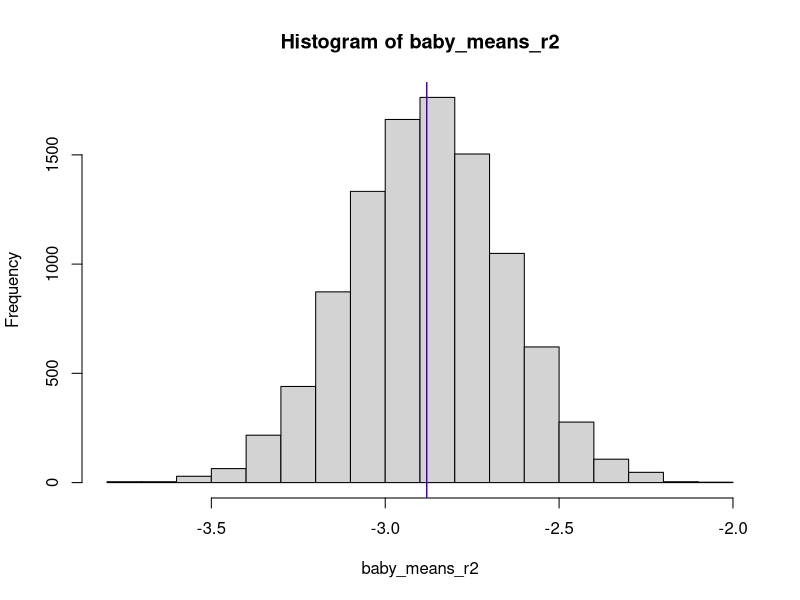
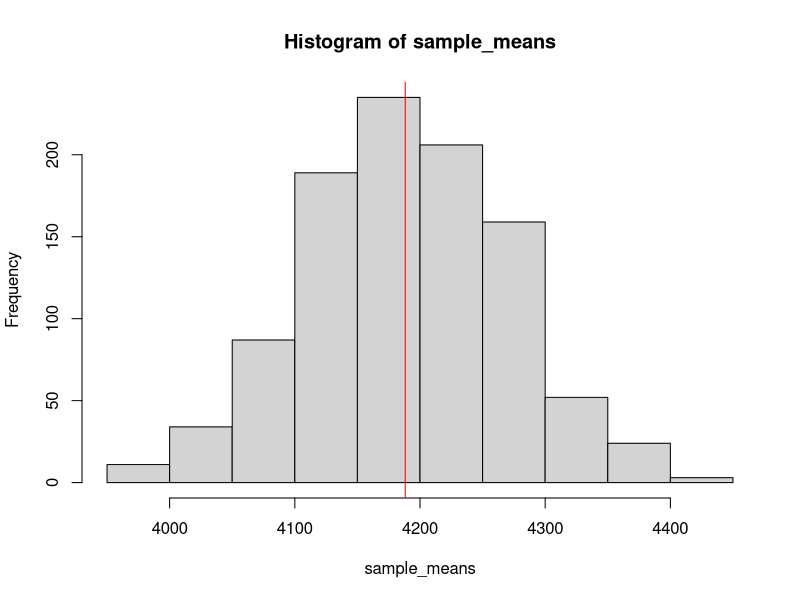
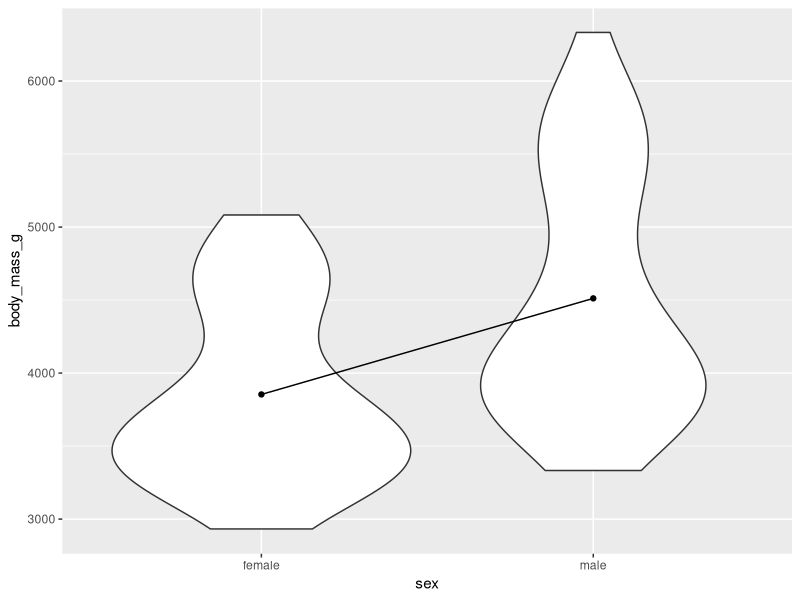
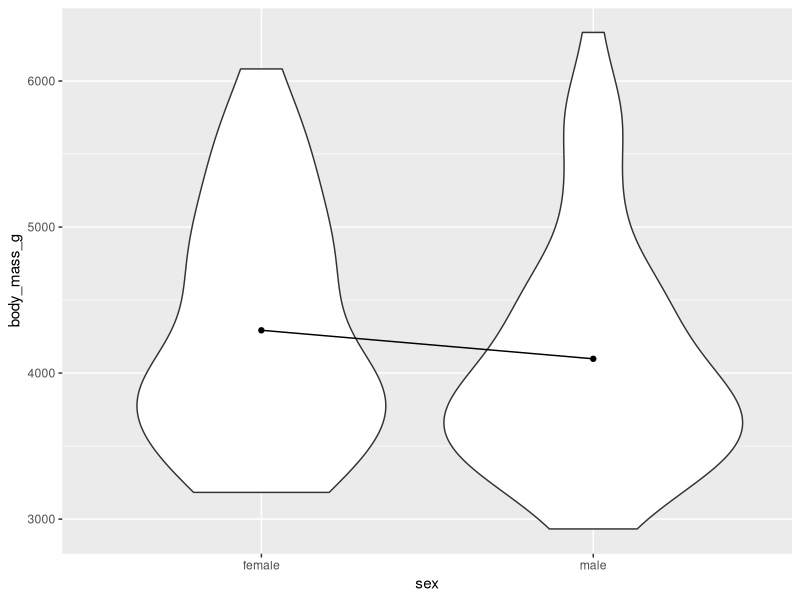
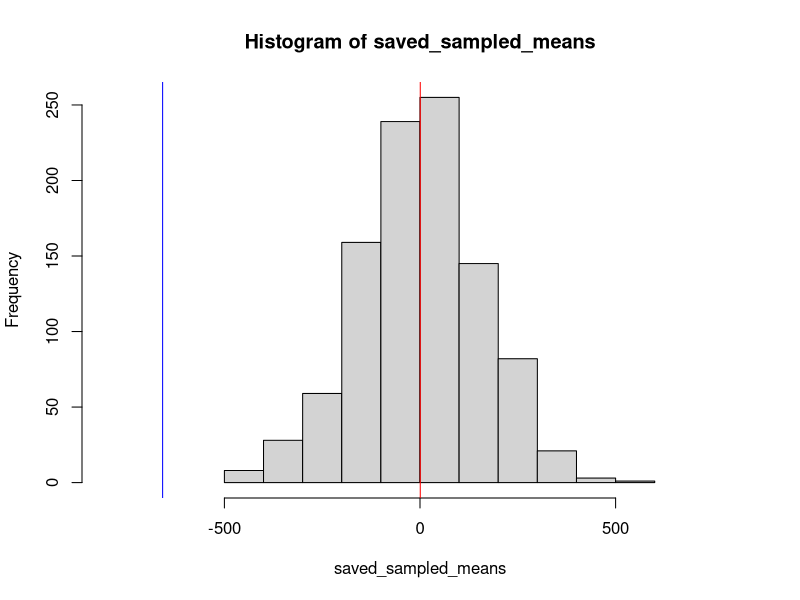
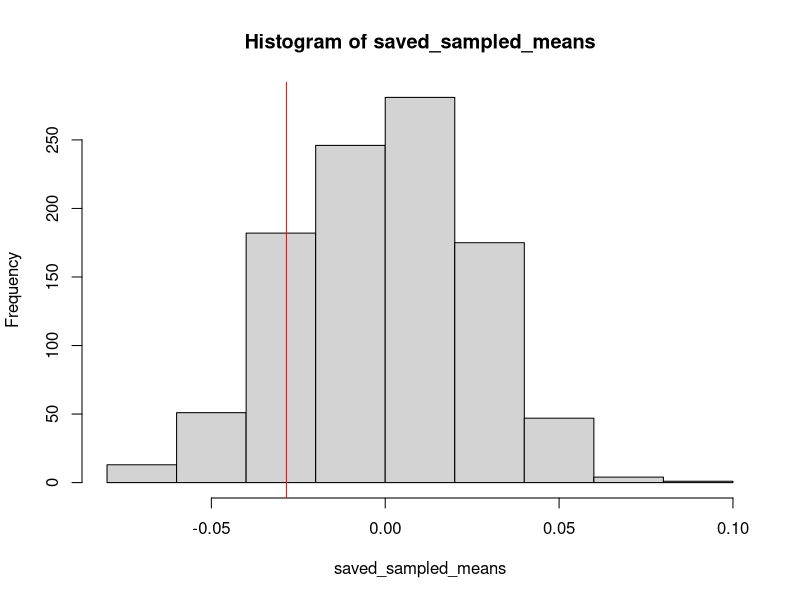

These figures' R source, in order:
# Random sampling Part 2
# Elena & Willa
# 11/1/22

#### Load libraries  ####
library(tidyverse)


################### Warm up #########################

# 0) Load the baby data and remind Willa to start recording class!!!! 

baby <- read.csv("../data/brainwavebabydata.csv")

# 1) Randomly sample 20 babies from the baby brain wave data

sample <- baby %>% 
  slice_sample( n = 20)

# 2) Calculate the mean  of the r2 region for your sample and save it as a new variable.

mean_sample <- mean(sample$r2)


# 3) Repeat steps 1-2 10000 times, keeping all of the means that you calculate.


baby_means_r2 <- c()

for (i in 1:10000){
  
  sample_baby <- baby %>% 
    slice_sample(n = 20)
  
  # save mean
  baby_means_r2[i] <- mean(sample_baby$r2)
  
}

# 4) Use the function hist() to plot a histogram of the means.  What do you notice about the histogram?

hist(baby_means_r2)


# 5) Find the mean of the r2 region sample means. What is the
# mean telling you? (i.e., what does it represent?). And how does the mean
# compare to the population r2 mean?

mean(baby_means_r2)
abline(v = mean(baby_means_r2), col = "red")
abline(v = mean(baby$r2), col = "blue")

# 6) BONUS: Find the standard deviation of the r2 region means. What is the
# SD telling you? (i.e., what does it represent?)
sd(baby_means_r2)


###############################################################################X


######################## Picking up where we left off ########################

# One big goal of science is to learn something about the world around us, in
# our case, a population. But we can't measure everyone in a population! What
# can we do instead?

# Central tenet of science: Take random samples of a population and then use
# those samples to make inferences about the population as a whole!

# For example, we want to find the average height of people in the US

# If you randomly sample from your population enough times and take the mean
# height every time, then the distribution of your sample means will approach a
# normal distribution and the MEAN of your sample means will approach the true
# mean of the population! The bigger your sample (sample_size) and the more
# times you sample (num_samples) then the better your approximation is!

# ^^ This is the Central Limit Theorem!

# This is what we are illustrating above. 

# If we were to do this again and draw samples of 100 10,000 times, then our
# estimate would be even closer!


###############################################################################X

######################### How accurate is our measure? #########################

# In the real world, we can't know the true population mean (or any statistic).
# We also can't draw an infinite number of samples from the population in order
# to estimate the population mean!

# The best we can do is take one sample, may a few.

# Take our penguins data for example. It was very costly to collect data on so
# many penguins!

# What is the mean body mass of all the penguins?
penguins <- read.csv("../data/penguins_clean.csv") # (Note: only 2008 sample)


# Suppose we want to know how accurate our measure of interest is (e.g., mean
# body weight, relation between body weight and bill length, etc.). What is the
# range of values the mean can take on?

# What is the *ideal* way to test this since we can't measure the whole
# population?
#     The ideal way to test this would be to draw many samples from the
#     population, get the mean body_mass, and estimate the population mean from
#     the mean of the sample means!


# What is a possible work-around?
#     Since it is not realistic to draw so many real samples from the
#     population, we can use our current sample, pretend that it is the
#     population, and sample from it! The key here is that we resample from our
#     sample WITH REPLACEMENT! We assume that if we sampled radomly from the
#     population then our sample is representative of the population! Including
#     the frequencies with which different values of body mass come up. This
#     allows us to let our sample act as an approximation of our population in
#     order to estimate how much variation there is in our measure of interest
#     from sample to sample.



# Key insight: We can take OUR SAMPLE and pretend it is the POPULATION and then
# sample *from it*!!!


# How accurate is the mean body mass? In other words, how much would it vary across samples?


# Let's use resampling to estimate how much the mean body mass varies between samples

# Goal: Resample 1000 times *from our data* and take the mean every time.

# What do we need to do? (Pseudocode)
# 1) create a place to put our means in
# 2) sample with replacement and take the mean of that sample
# 3) repeat step 2 1000 times

# Code
# 1) create a place to put our means in
sample_means <- c()

for (i in 1:1000 ){
# sample penguins with replacement

p.sampled <- penguins %>% 
  slice_sample( n = nrow(penguins), replace = T)

# take mean
sample_means[i]<- mean(p.sampled$body_mass_g)

}

# Plot our means
hist(sample_means)

# What is the mean and sd of our means?

abline(v = mean(sample_means), col = "red")

sd(sample_means)

# What does the standard deviation tell you?


# This resampling technique is called "Bootstrapping"!!! Sampling with
# replacement from our collected data to find the amount of sampling error for
# some statistic of interest.



# Lets compare our SD to the traditional SEM 
#formula: se = sd / sqrt(n)

se_body_mass <- sd(penguins$body_mass_g)/sqrt(nrow(penguins))

# When we report any statistic, we need to always report error!
# For example, our mean body mass is  +/-  grams. 
# Or better yet, report the 95% confidence interval:
# Lower bound:

lb <- mean(penguins$body_mass_g) - 1.96 * sd(sample_means)

# Upper bound: 

up <- mean(penguins$body_mass_g) + 1.96 * sd(sample_means)

# Even better use your boostrapped standard deviation: 

lb <- mean(penguins$body_mass_g) - 1.96 * se_body_mass

# Upper bound: 

up <- mean(penguins$body_mass_g) + 1.96 * se_body_mass

print(paste("Based on our sample, we estimate that the mean body mass of the population of penguins is between", round(lb, 3), "and", round(up, 3), "grams."))

# 95% CI means that we estimate that 95% of random samples we draw from our
# population will have mean body masses between the lower bound and upper bound
# values.



############### Is the difference between two groups meaningful? ###############
# Use group_by() to find the body mass means for each sex

p.mean_body_mass <- penguins %>% 
  group_by(sex) %>% 
  summarize(mean_body_mass = mean(body_mass_g)) %>% 
  ungroup()


# Can you think of another way to get the mean values using base R? 
f.mean_body_mass <- mean(penguins$body_mass_g[penguins$sex == 'female'])
m.mean_body_mass <- mean(penguins$body_mass_g[penguins$sex == 'male'])

# plot the body mass as a violin plot with ggplot for each group to visualize this difference. 
# include the following layers to illustrate the difference in means. 
# stat_summary(fun = mean, geom = "point") 
# stat_summary(fun = mean, geom = "line", aes(group = 1))

ggplot(penguins, aes(x = sex, y = body_mass_g)) + 
  geom_violin() + 
  stat_summary(fun = mean, geom = "point") +
  stat_summary(fun = mean, geom = "line", aes(group = 1))

# Let's quantify this difference in mean body mass between the group

true_mean_dif <- f.mean_body_mass  - m.mean_body_mass
# We want to know: is this difference different than 0? In other words, is there
# really a group difference? Or is this difference that we found just due to
# chance?


# What are some ways that we could test whether this difference is reliable?
# 


# Here's another idea:
# We randomly shuffle the labels of sex and see if the two groups are different or not. If the label is MEANINGFUL then there will be a difference in the original data but there will not be a difference in the shuffled data!

# 1. Make a new copy of the dataset called p.shuffled 

p.shuffled <- penguins

# 2. Randomly shuffle the sex column without replacement.

p.shuffled$sex <- sample(penguins$sex)

# 3. Calculate the difference in means

f.mean_body_mass_shuffled <- mean(p.shuffled$body_mass_g[p.shuffled$sex == 'female'])
m.mean_body_mass_shuffled <- mean(p.shuffled$body_mass_g[p.shuffled$sex == 'male'])

shuffled_mean_dif <- f.mean_body_mass_shuffled - m.mean_body_mass_shuffled
# 4. Create the same plot as above but using shuffled data

ggplot(p.shuffled, aes(x = sex, y = body_mass_g)) + 
  geom_violin() + 
  stat_summary(fun = mean, geom = "point") +
  stat_summary(fun = mean, geom = "line", aes(group = 1))



# What do you notice? 



# Do this 1000 times and each time save the difference in means
# HINT: Write out your steps in pseduo code first!

#1. create and empty vector for means
saved_sampled_means <- c()

#2. have a for loop 

for (i in 1:1000){
  
  # create a shuffled dataframe
  p.shuffled <- penguins
  
  # Randomly shuffle the sex column without replacement.
  
  p.shuffled$sex <- sample(penguins$sex)
  
  
  # calculate the means for each sex
  
  f.mean_body_mass_shuffled <- mean(p.shuffled$body_mass_g[p.shuffled$sex == 'female'])
  m.mean_body_mass_shuffled <- mean(p.shuffled$body_mass_g[p.shuffled$sex == 'male'])
  # save the mean difference
  
  saved_sampled_means[i] <- f.mean_body_mass_shuffled - m.mean_body_mass_shuffled
  
}

# Plot all the differences in means

hist(saved_sampled_means, xlim = c(-800, 800))
# Add the mean of mean differences to the plot

abline(v = mean(saved_sampled_means), col = 'red')
abline(v = true_mean_dif, col = 'blue')

# Add the experimental mean difference from penguins to the plot 
# HINT (hist( X, xlim = c()) will change the axis)



# What do you notice? 


# What percent of our shuffled samples had differences in means more extreme than our experimental group difference?

sum(saved_sampled_means < true_mean_dif)/length(saved_sampled_means)

# This is called a permutation test!
# Shuffle our labels WITHOUT REPLACEMENT! Calculate our test statistic, and do
# it many times. Test whether the test statistic that we got is more extreme
# than the distribution of test statistics from data sets with randomly shuffled
# labels.


#### Practice ####

# Practice doing a permutation test with the happiness data.
happiness <- read.csv("../data/world-happiness_2020_clean.csv")

# The label we are interested in shuffling is ladder_score_cat. Pick one of the
# other variables to work with. We are interested in knowing whether being above
# or below average in your ladder score is meaningfully different for this other
# variable.



# First, just try it with plotting! Then after you get
# that code working, try it with calculating the difference in their means, like
# we did in the example above.


## Q. Are happy countries more generous? 

#1. Take the true mean generosity score for countires above average and below average on happiness score. 
above.mean_Generosity <- mean(happiness$Generosity[happiness$ladder_score_cat == 'above average'])
below.mean_Generosity <- mean(happiness$Generosity[happiness$ladder_score_cat == 'below average'])

generosity_mean_dif <- above.mean_Generosity - below.mean_Generosity

# This doesn't seem like a big difference but we can compare it to the difference we would get with a randomly assigned happiness grouping just to see. 

#2. Create a shuffled dataset 

saved_sampled_means <- c()


for (i in 1:1000){
  
  # create a shuffled dataframe
  df.shuffled <- happiness
  
  # Randomly shuffle the sex column without replacement.
  
  df.shuffled$ladder_score_cat <- sample(happiness$ladder_score_cat)
  
  
  # calculate the means for each sex
  
  above.mean_Generosity_shuffled <- mean(df.shuffled$Generosity[df.shuffled$ladder_score_cat == 'above average'])
  below.mean_Generosity_shuffled <- mean(df.shuffled$Generosity[df.shuffled$ladder_score_cat == 'below average'])
  # save the mean difference
  
  saved_sampled_means[i] <- above.mean_Generosity_shuffled - below.mean_Generosity_shuffled
  
}

# 3. Compare the difference in generosity by happiness to the shuffled generosity difference
hist(saved_sampled_means)
abline( v = generosity_mean_dif, col = 'red')

# The mean difference falls within our null distribution so it does NOT seem like generosity reliably differs between groups. 
# We could quantify this by calculating the standard deviations from the shuffled mean or performing another analysis. 


